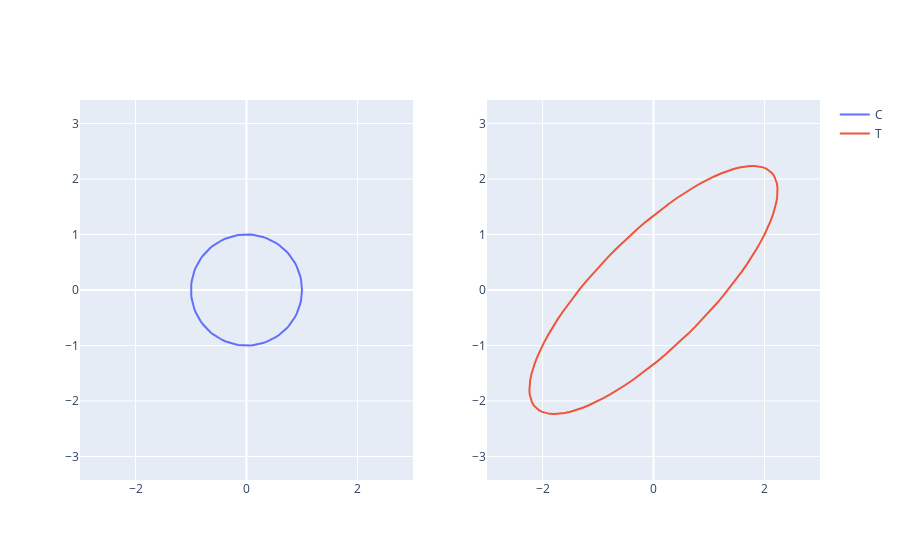

This figure's notebook cell:
### Markdown cell above
#### Exercício 06
Seja a transformação linear $T:\mathbb{R}^2 \to \mathbb{R}^2$ associada a matriz 
$$ A = 
\begin{bmatrix}
2 & 1 \\
1 & 2 
\end{bmatrix}
.$$
Considere a circunferência $C=\{(x,y)\in\mathbb{R}^2;\; x^2+y^2=1\}$. Implemente uma visualização da imagem da circunferência $C$ pela transformação linear $T$.
- Dica: Discretize um conjunto de pontos de $C$ através da parametrização $(x, y) = (cos(t), sen(t))$ e aplique a transformação nesses pontos.

### Code cell
from plotly.subplots import make_subplots
import plotly.graph_objects as go

# Discretização do parâmetro t
t = np.linspace(0, 2*np.pi, 100)

Cx = np.cos(t)
Cy = np.sin(t)

fig = make_subplots(rows=1, cols=2)

fig.add_trace(go.Scatter(x=Cx, y=Cy, name="C"), row=1, col=1)

A = np.array([[2, 1],
              [1, 2]])

Tx = Cx * A[0][0] + Cy * A[0][1]
Ty = Cx * A[1][0] + Cy * A[1][1]

fig.add_trace(go.Scatter(x=Tx, y=Ty, name="T"), row=1, col=2)

fig.update_xaxes(range=[-3, 3])
fig.update_yaxes(scaleanchor="x", scaleratio=1)

fig.show()
